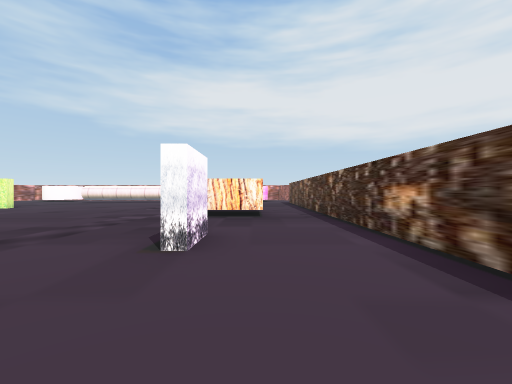
view 1 (above)

21 first-person views from a walk through a 3-D level made in the Unity game engine. The camera is 0.55 m above the floor, looks level and sees 90° across. The floor is counted in squares, 1 m on a side. Each view is taken from the middle of a square. On the plan, view 1 faces up. The plan holds only what a view shows up to about 9 squares ahead; the rest is blank. Some surface patterns are stand-ins.

view 2
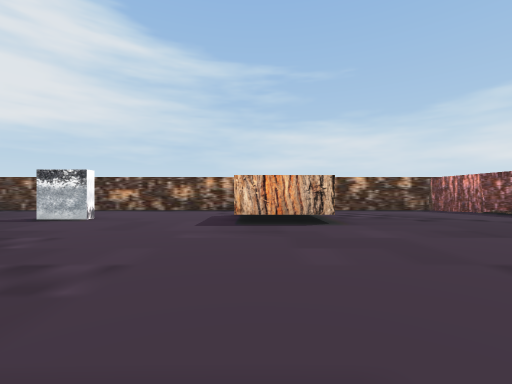

view 3
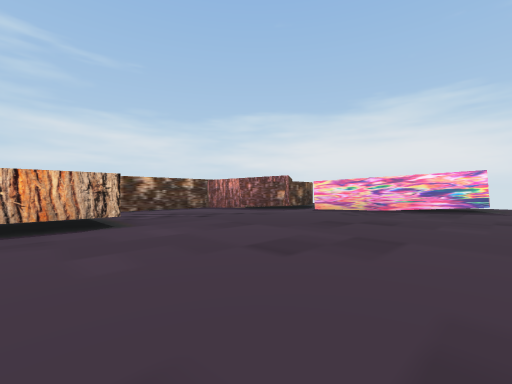

view 4
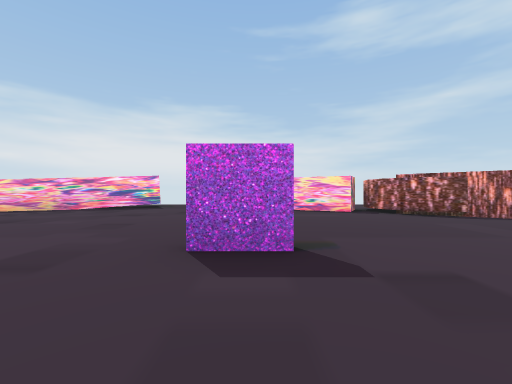

view 5
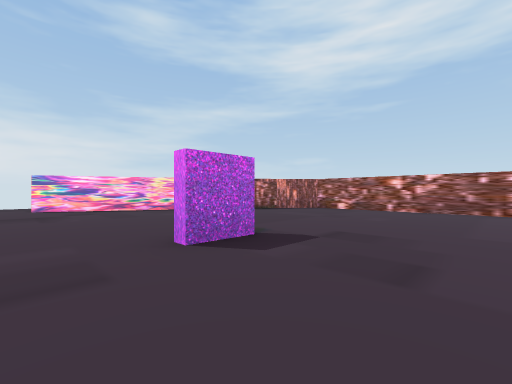

view 6
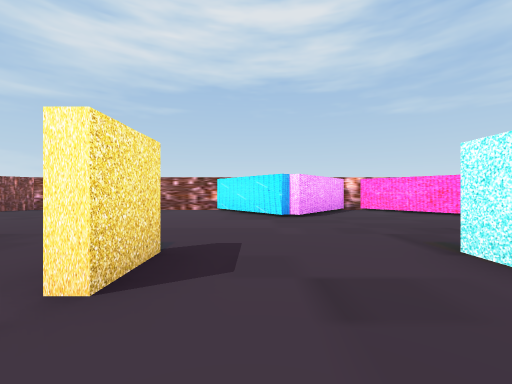

view 7
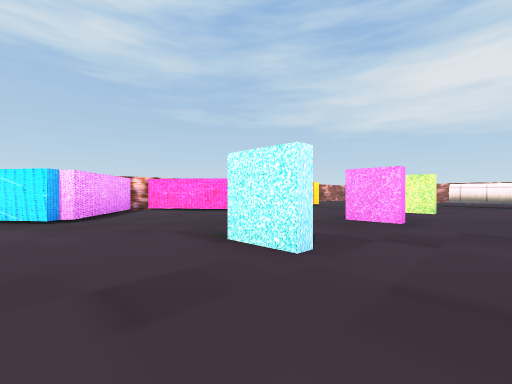

view 8
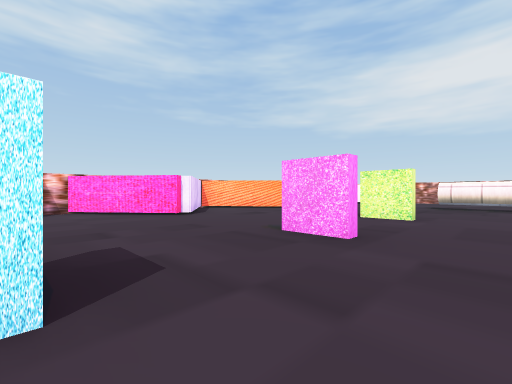

view 9
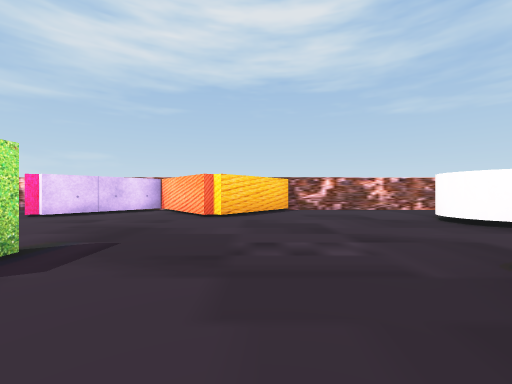

view 10
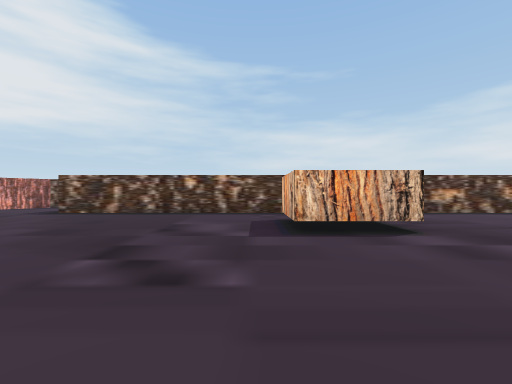

view 11
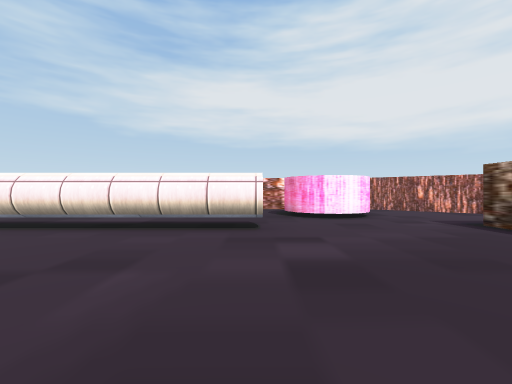

view 12
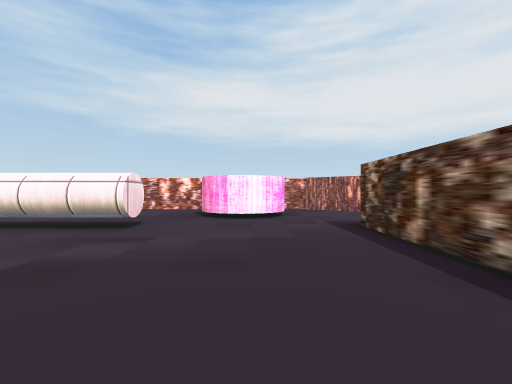

view 13
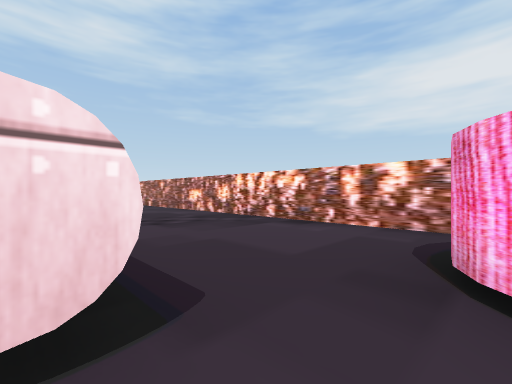

view 14
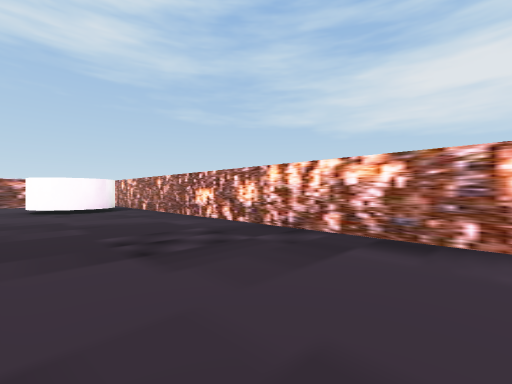

view 15
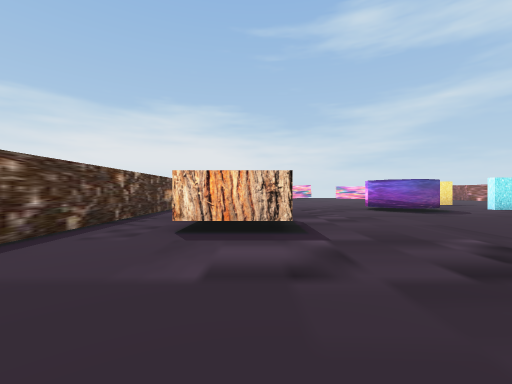

view 16
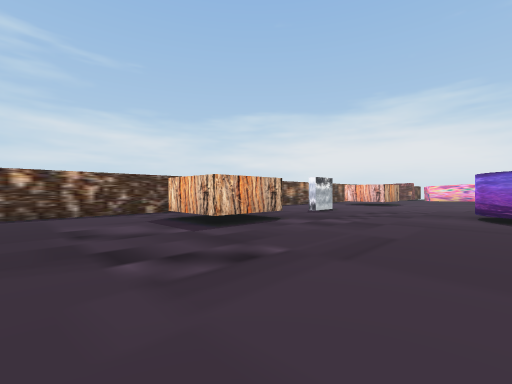

view 17
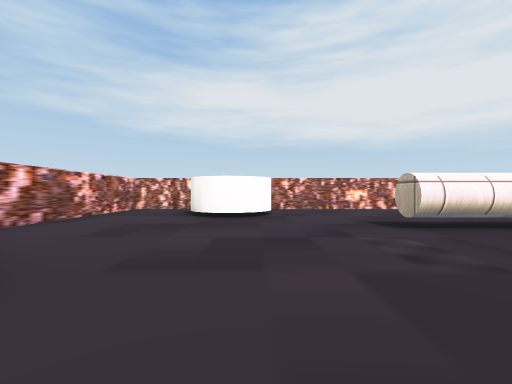

view 18
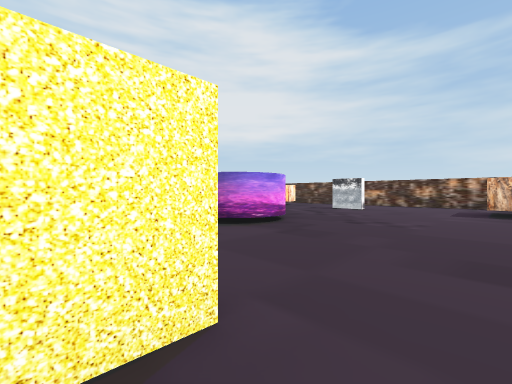

view 19
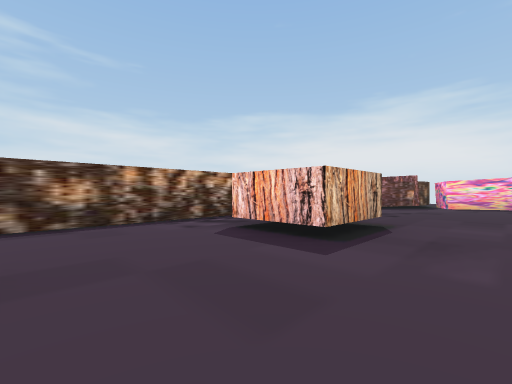

view 20
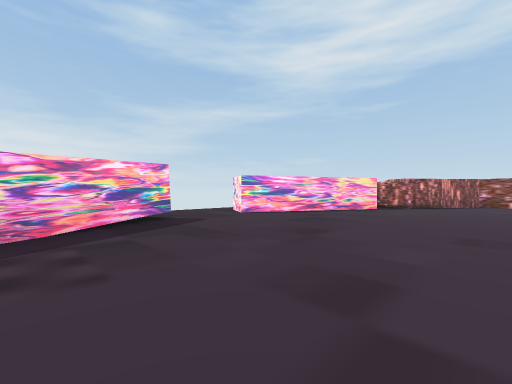

view 21
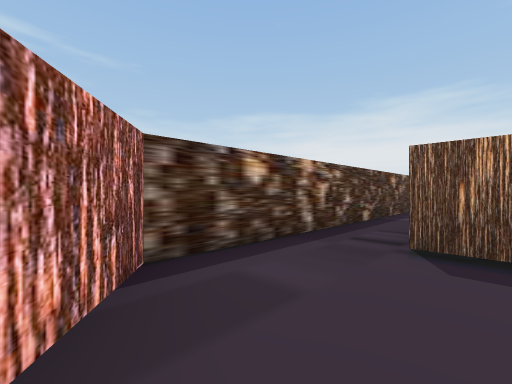

### Floor plan
Key: @ floor where view 1 was taken; # wall or solid block; . floor; T thing the floor can be seen under or through; C cylinder; O other object.
Columns run from 15 left of view 1 to 4 right of it. Each row starts with its distance up from view 1.
 17 ###################
 16 #..CC.........OO..##
 15 #..CC.........OO...#
 14 #..................#
 13 #......TTTTTTT...#.#
 12 #........ .......#.#
 11 ##.......  ......#.#
 10  ##...... .......# #
  9 ##....#..........# #
  8 #................# #
  7 ##............OO.#
  6  ##...#.......OO.#
  5 ##...............#
  4 #........OO......#
  3 ##....#..OO...#..#
  2  ##......OO......#
  1 ###..............#
  0 #.....#........@.#
 -1 #.............OO.#
 -2 #.............OO.#
 -3 #.....#..........#
 -4 #................#
 -5 #................#
 -6 #................#
 -7 ###............###
 -8   ##..........##
 -9    ###......###
-10      ###..###
-11        #..
-12        ...

Positions as (right, up) in squares from view 1, and headings:
1: (0, 0), facing up
2: (-6, -1), facing right
3: (-6, -1), facing down-right
4: (-9, -1), facing down
5: (-7, -1), facing down-left
6: (-7, 1), facing left
7: (-7, 1), facing up-left
8: (-7, 3), facing up-left
9: (-7, 11), facing left
10: (-5, 8), facing right
11: (-2, 9), facing up
12: (0, 9), facing up
13: (-1, 13), facing up-left
14: (-3, 14), facing up-left
15: (-1, 11), facing down
16: (-5, 10), facing down-right
17: (-11, 9), facing up
18: (-9, -1), facing up-right
19: (-3, 2), facing down-right
20: (-3, -5), facing down-left
21: (2, 16), facing down-right
